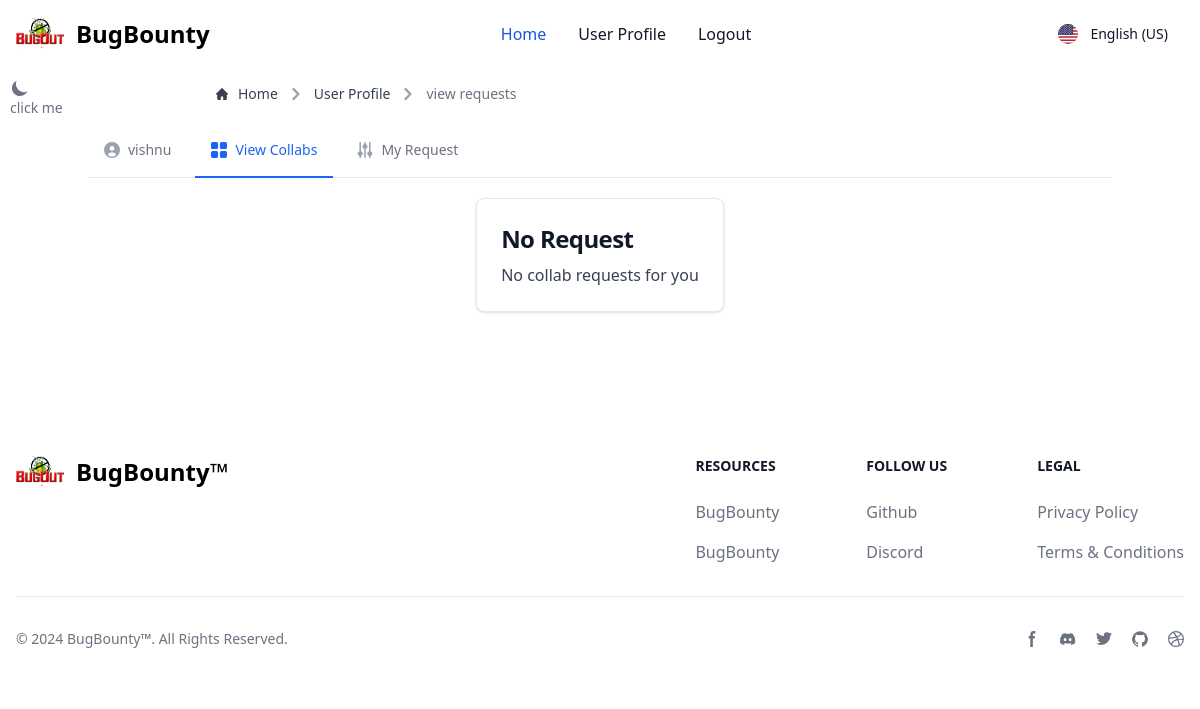
Before: /viewcollabs/ (signed in) with the older database file.
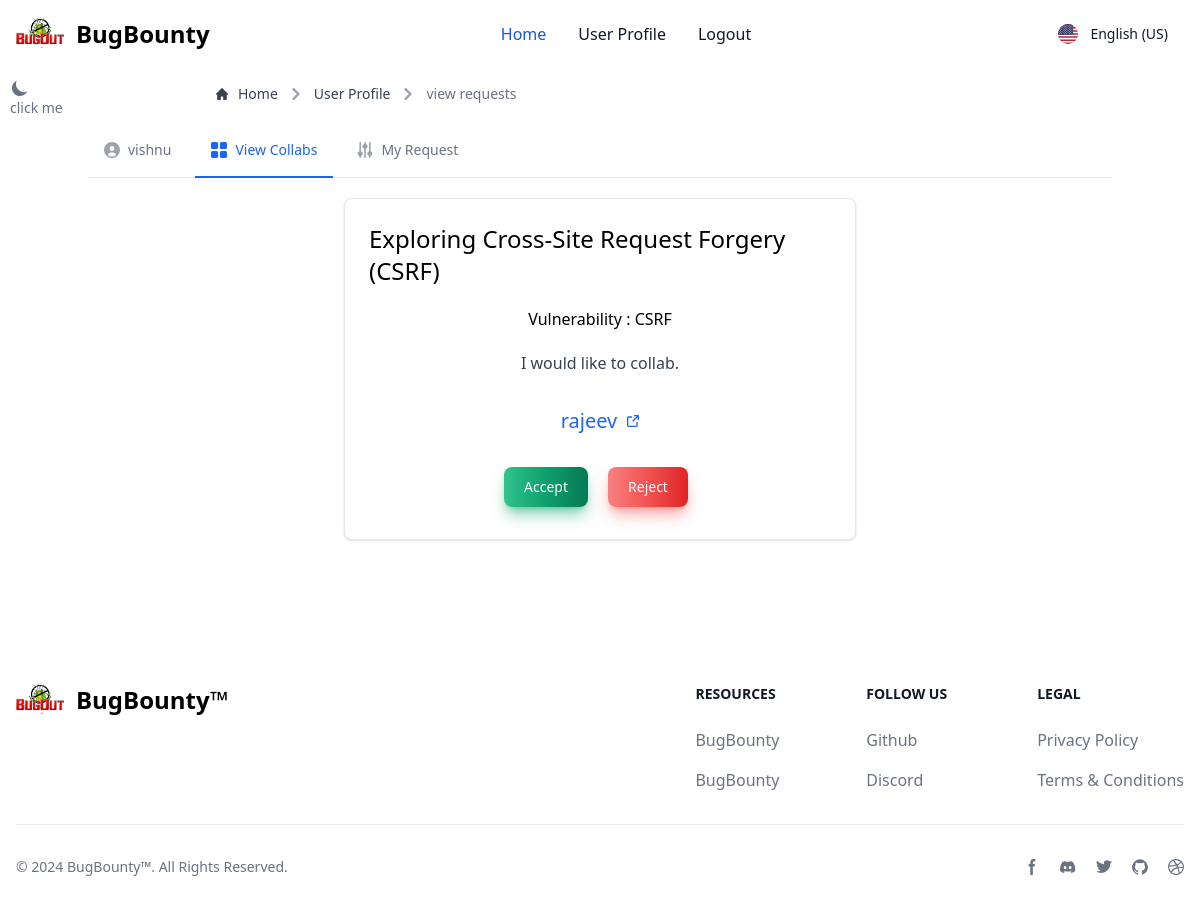
After: the same page with the newer database file.
### app/models.py (models this page shows)
class collaborate(models.Model):
    post = models.ForeignKey(Posts, on_delete=models.CASCADE)
    user = models.ForeignKey(User, on_delete=models.CASCADE)
    description = models.TextField()
    status=models.CharField( max_length=50,default="pending")

class Posts(models.Model):
    title = models.CharField(max_length=150)
    description = models.TextField()
    tags = models.CharField(max_length=150, null=True, blank=True)
    user = models.ForeignKey(User, on_delete=models.CASCADE)
    date = models.DateField(auto_now=True)

### app/views.py (the view)
# urls.py: path('viewcollabs/', viewCollabs, name='viewcollabs'),
@login_required(login_url='/login')
def viewCollabs(request):
    list = []
    instance = Posts.objects.filter(user=request.user)
    for val in instance:
        find = collaborate.objects.filter(post=val.id)
        if find:
            list.extend(find)
    return render(request, 'viewcollabrequests.html', {"list": list})

### app/templates/viewcollabrequests.html (shortened to what the changed rows need)
{% extends 'base.html' %}
{% block content %}
    <div class="flex flex-col justify-center items-center gap-3 mt-5 mb-5">
  {% block colabs %}
  {% if list|length != 0 %}
  {% for  val in list %}
  <div class="block w-auto md:w-1/2 md:flex flex-col justify-center items-center gap-5 p-6 bg-white border border-gray-200 rounded-lg shadow hover:bg-gray-100 dark:bg-gray-800 dark:border-gray-700 dark:hover:bg-gray-700">
    <h1 class="dark:text-white text-2xl cursor-pointer">{{val.post.title}}</h1> <span class="dark:text-white"> Vulnerability : {{val.post.tags}}</span>
    <p class="font-normal text-gray-700 dark:text-gray-400">{{val.description}}.</p>
    <a href="{% url "publicprofile" val.user %}" class="inline-flex font-medium items-center text-blue-600 hover:underline pt-3 pb-3 text-xl">
       {{val.user}}
    </a>
    <div class="flex items-center gap-3">
       {% if val.status == "accepted" %}
       <button class="relative inline-flex items-center justify-center p-0.5 mb-2 me-2 overflow-hidden text-sm font-medium text-gray-900 rounded-lg group bg-gradient-to-br from-green-400 to-blue-600 group-hover:from-green-400 group-hover:to-blue-600 hover:text-white dark:text-white focus:ring-4 focus:outline-none focus:ring-green-200 dark:focus:ring-green-800">
        <span class="relative px-5 py-2.5 transition-all ease-in duration-75 bg-white dark:bg-gray-900 rounded-md group-hover:bg-opacity-0">
        Accepted
        </span>
        </button>
        {% else %}
        <a  href="{% url 'updatecollabstatus' 'accepted' val.id %}" type="button" class="text-white bg-gradient-to-r from-green-400 via-green-500 to-green-600 hover:bg-gradient-to-br focus:ring-4 focus:outline-none focus:ring-green-300 dark:focus:ring-green-800 shadow-lg shadow-green-500/50 dark:shadow-lg dark:shadow-green-800/80 font-medium rounded-lg text-sm px-5 py-2.5 text-center me-2 mb-2">Accept</a>
       <a href="{% url 'updatecollabstatus' 'rejected' val.id  %}" type="button" class="text-white bg-gradient-to-r from-red-400 via-red-500 to-red-600 hover:bg-gradient-to-br focus:ring-4 focus:outline-none focus:ring-red-300 dark:focus:ring-red-800 shadow-lg shadow-red-500/50 dark:shadow-lg dark:shadow-red-800/80 font-medium rounded-lg text-sm px-5 py-2.5 text-center me-2 mb-2">Reject  </a>
       {% endif %}
    </div>
    </div>
    {% endfor %}
    {% else %}
<a href="#" class="block max-w-sm p-6 bg-white border border-gray-200 rounded-lg shadow hover:bg-gray-100 dark:bg-gray-800 dark:border-gray-700 dark:hover:bg-gray-700">
    <h5 class="mb-2 text-2xl font-bold tracking-tight text-gray-900 dark:text-white">No Request</h5>
    <p class="font-normal text-gray-700 dark:text-gray-400">No collab requests for you</p>
    </a>
  {% endif %}
  {% endblock colabs %}
    </div>
{% endblock content %}

Changed rows visible on the page:
added collaborate: post "Exploring Cross-Site Request Forgery (CSRF)", post.tags "CSRF", description "I would like to collab", user "rajeev", status "Accept"
Other visible differences:
text no longer shown: "No Request No collab requests for you"
